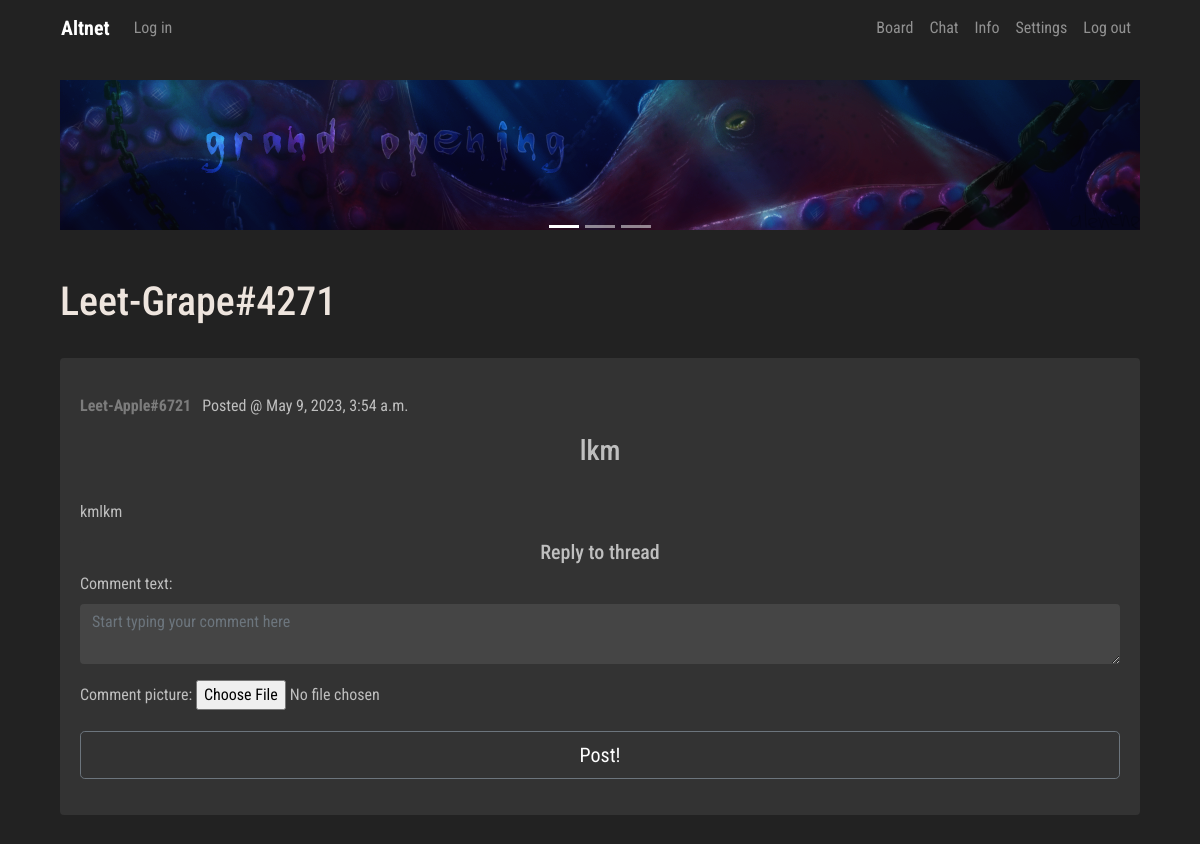
The page /board/25 on the database its author committed.
### board/models.py (models this page shows, shortened)
class Thread(models.Model):
    def was_published_recently(self):
        now = timezone.now()
        return now - datetime.timedelta(days=1) <= self.pub_date <= now
    thread_title = models.CharField('Thread title', max_length=100)
    thread_text = models.TextField('Thread text', max_length=10000)
    pub_date = models.DateTimeField('Date published', auto_now=True)
    thread_author = models.CharField('Thread Author', max_length=150, blank=False, null=False)
    was_published_recently.admin_order_field = 'pub_date'
    was_published_recently.boolean = True
    was_published_recently.short_description = 'Published recently?'
    thread_pic = models.ImageField(upload_to=user_thread_directory_path, blank=True, null=True)
    language_code = models.IntegerField(blank=True, null=True, default=0)
    visible = models.BooleanField(blank=False, null=False, default=True)

### board/views.py (the view, shortened to what this page needs)
# urls.py: path('<int:pk>', views.thread_view, name='thread'),
def thread_view(request, pk):
    username, loc_option = initial_check(request)
    thread = Thread.objects.get(id=pk)
    comments = Comment.objects.filter(comment_post=thread, visible=True)
    template = loader.get_template('board/thread.html')
    form = CommentForm()
    context = {
        'loc': loc_resolver('thread'),
        'lang': loc_option,
        'thread': thread,
        'form': form,
        'comments': comments,
        'username': username,
    }
    return HttpResponse(template.render(context, request))

### board/forms.py
class CommentForm(forms.ModelForm):
    comment_text = forms.CharField(max_length=10000, widget=forms.Textarea(attrs={'style':'background: #454545; color: #f9f9f9;', 'class':'form-control', 'rows':'2.5', 'placeholder':'Start typing your comment here', }))
    key = forms.IntegerField(widget=forms.HiddenInput, required=False)
    comment_pic = forms.ImageField(label='Comment picture', required=False, )
    class Meta:
        model = Comment
        fields = ('comment_text',)

### board/templatetags/loc_extra.py (called while the page is built)
@register.filter
def return_item(l, i):
    try:
        return l[i]
    except:
        return None

### board/views.py (called while the page is built)
def random_name():
    noun = ['Apple', 'Grape', 'Hero', 'Nickel', 'Zinc', 'Rock', 'Paper', 'Joker', 'Beat', 'Aug', 'Runner', 'Miracle']
    adjective = ['Shitty', 'Slippy', 'Explosive', 'Luminous', 'Advanced', 'Creative', 'Burning', 'Sweaty', 'Leet',
                 'Apex', 'Funny', 'Raging']
    tag = ['1', '2', '3', '4', '5', '6', '7', '8', '9', '0']
    randomized_tag = choices(tag, k=4)
    return ''.join(adjective[randint(0, len(adjective)-1)]) + '-' + ''.join(noun[randint(0, len(noun)-1)]) + '#' + \
           ''.join(randomized_tag)

def anonymous_validator(request):
    name = random_name()
    if 'Anonymous-Name' in request.session:
        for key, value in request.session.items():
            print('{} => {}'.format(key, value))
        return request.session['Anonymous-Name']
    else:
        request.session['Anonymous-Name'] = name
        for key, value in request.session.items():
            print('{} => {}'.format(key, value))
        return name

def initial_check(request):
    if request.user.is_authenticated:
        username = request.user.username
        loc_option = Hikka.objects.get(user=request.user.id).language_code
    else:
        username = anonymous_validator(request)
        loc_option = 0
    return username, loc_option

### board/templates/board/thread.html (shortened to what this page needs)
{% extends 'hat.html' %}
{% block content %}
{% load loc_extra %}
<div class="row col-">
        <div class="col-lg-12 col-sm-12 col-md-12 col-xl-12 content">
       <br />
<div class="trds">
  <main class="contentd" role="main">
  <header>
      <h1 data-text="{{ username }}">{{ username }}</h1>
</div>
<br>
            <form action="{% url 'Board:delete_thread' thread.id %}" method="POST">
<div class="card">
  <div class="card-body" id="<?php echo $thread['title']; ?>">
<div>
	<div class="d-flex flex-row mb-3">
		<a class="userlk" href="{% url 'Board:guest' thread.thread_author %}">
			{{ thread.thread_author }}</a> &nbsp;&nbsp; {{ loc.locThread.POSTED|return_item:lang }} {{ thread.pub_date }} </div>
  </div>
</form>
  <h3 class="mt-0" style="text-align:center">{{ thread.thread_title }}</h3>
  <p><br /> {{ thread.thread_text|linebreaksbr }} </p>
        <div id="<?php echo $thread['id']; ?>" class="collapse show" role="tabpanel" aria-labelledby="headingOne" data-parent="#accordion">
      <div class="card border-dark mb-3">
<h5 class="text-center">{{ loc.locThread.REPLY_TO_THREAD|return_item:lang }}</h5>
<form method="POST" enctype="multipart/form-data">
    {{ form.as_p }}
   <button name="cmm" type="submit" class="btn btn-secondary btn-lg btn-block">Post!</button>
</form>
</div>
    </div>
  </div>
</div>
<br />
</div>
  </body>
</html>
{% endblock %}

### static/css/master.css (style rules this page uses)
.head-block,.top-menu,.top-material,.left-sidebar,.content { background:#222222; margin-bottom:5px; }
.content { border: none; }
.card { background: #333333; border: none; }
.btn-secondary { background: #333333; background-color: }
.userlk { font-weight: bold; }
body { font-family: 'Roboto Condensed', sans-serif; font-size: initial; }
a { color: #7c7c7c; font-size: initial; }
body { background: #222; color: #bfbfbf; }
.contentd header h1 { position:relative;color:#eee5de }
.contentd header h1:after, .contentd header h1:before { position:absolute;top:0;overflow:hidden;clip:rect(0,100vw,0,0);content:attr(data-text);background: #a9a9a9 }
.contentd header h1:before { left:-1vmin;animation:noise 7s infinite steps(3,end) alternate-reverse;color:#71fcff;text-shadow:.4vmin 0 #00f,-.2vmin 1vmin red }
.contentd header h1:after { left:1vmin;animation:noise-alt 5s infinite steps(3,end) alternate-reverse;color:#ff9eed;text-shadow:-2vmin 0 #ff0,.1vmin -1vmin #00f }
.trds { background: #none; }
.form-control { border: none; }

### rows shown on the page
Thread: thread_author "Leet-Apple#6721", pub_date "May 9, 2023, 3:54 a.m.", thread_title "lkm", thread_text "kmlkm"

### other values the page prints
{{ loc.UI.LOG_IN|return_item:lang }} "Log in"
{{ loc.UI.BOARD|return_item:lang }} "Board"
{{ loc.UI.CHAT|return_item:lang }} "Chat"
{{ loc.UI.INFO|return_item:lang }} "Info"
{{ loc.UI.SETTINGS|return_item:lang }} "Settings"
{{ loc.UI.LOG_OUT|return_item:lang }} "Log out"
{{ username }} "Leet-Grape#4271"
{{ loc.locThread.POSTED|return_item:lang }} "Posted @"
{{ loc.locThread.REPLY_TO_THREAD|return_item:lang }} "Reply to thread"
